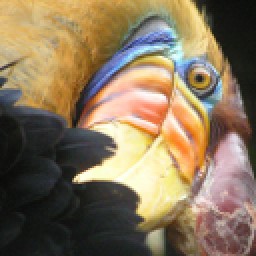
#> input picture kmeans/bird_small.png, 128 x 128 px (shown 2 times larger)
$ python image_compression.py
#> lines starting #> are read from the running program, lines starting #| are printed output that depends on the picture
import os
import numpy as np
import matplotlib.pyplot as plt
from matplotlib.animation import FuncAnimation
import matplotlib


# [119 lines left out: functions displayData, featureNormalize, plotProgresskMeans, not called in this run]


def runkMeans(X, centroids, findClosestCentroids, computeCentroids,
              max_iters=10, plot_progress=False):
    """
    Runs the K-means algorithm.

    Parameters
    ----------
    X : array_like
        The data set of size (m, n). Each row of X is a single example of n dimensions. The
        data set is a total of m examples.

    centroids : array_like
        Initial centroid location for each clusters. This is a matrix of size (K, n). K is the total
        number of clusters and n is the dimensions of each data point.

    findClosestCentroids : func
        A function (implemented by student) reference which computes the cluster assignment for
        each example.

    computeCentroids : func
        A function(implemented by student) reference which computes the centroid of each cluster.

    max_iters : int, optional
        Specifies the total number of interactions of K-Means to execute.

    plot_progress : bool, optional
        A flag that indicates if the function should also plot its progress as the learning happens.
        This is set to false by default.

    Returns
    -------
    centroids : array_like
        A (K x n) matrix of the computed (updated) centroids.
    idx : array_like
        A vector of size (m,) for cluster assignment for each example in the dataset. Each entry
        in idx is within the range [0 ... K-1].

    anim : FuncAnimation, optional
        A matplotlib animation object which can be used to embed a video within the jupyter
        notebook. This is only returned if `plot_progress` is `True`.
    """
    K = centroids.shape[0]
    idx = None
    idx_history = []
    centroid_history = []

    for i in range(max_iters):
        idx = findClosestCentroids(X, centroids)

        if plot_progress:
            idx_history.append(idx)
            centroid_history.append(centroids)

        centroids = computeCentroids(X, idx, K)

    if plot_progress:
        fig = plt.figure()
        anim = FuncAnimation(fig, plotProgresskMeans,
                             frames=max_iters,
                             interval=500,
                             repeat_delay=2,
                             fargs=(X, centroid_history, idx_history))
        return centroids, idx, anim

    return centroids, idx


def findClosestCentroids(X, centroids):
    """
    Computes the centroid memberships for every example.

    Parameters
    ----------
    X : array_like
        The dataset of size (m, n) where each row is a single example.
        That is, we have m examples each of n dimensions.

    centroids : array_like
        The k-means centroids of size (K, n). K is the number
        of clusters, and n is the the data dimension.

    Returns
    -------
    idx : array_like
        A vector of size (m, ) which holds the centroids assignment for each
        example (row) in the dataset X.

    Instructions
    ------------
    Go over every example, find its closest centroid, and store
    the index inside `idx` at the appropriate location.
    Concretely, idx[i] should contain the index of the centroid
    closest to example i. Hence, it should be a value in the
    range 0..K-1

    Note
    ----
    You can use a for-loop over the examples to compute this.
    """
    # Set K
    K = centroids.shape[0]

    # You need to return the following variables correctly.
    idx = np.zeros(X.shape[0], dtype=int)

    # ====================== YOUR CODE HERE ======================
    for i in range(X.shape[0]):
        idx[i] = np.argmin(np.sum((X[i, :] - centroids) ** 2, axis=1))
    # =============================================================
    return idx


def computeCentroids(X, idx, K):
    """
    Returns the new centroids by computing the means of the data points
    assigned to each centroid.

    Parameters
    ----------
    X : array_like
        The datset where each row is a single data point. That is, it
        is a matrix of size (m, n) where there are m datapoints each
        having n dimensions.

    idx : array_like
        A vector (size m) of centroid assignments (i.e. each entry in range [0 ... K-1])
        for each example.

    K : int
        Number of clusters

    Returns
    -------
    centroids : array_like
        A matrix of size (K, n) where each row is the mean of the data
        points assigned to it.

    Instructions
    ------------
    Go over every centroid and compute mean of all points that
    belong to it. Concretely, the row vector centroids[i, :]
    should contain the mean of the data points assigned to
    cluster i.

    Note:
    -----
    You can use a for-loop over the centroids to compute this.
    """
    # Useful variables
    m, n = X.shape
    # You need to return the following variables correctly.
    centroids = np.zeros((K, n))

    # ====================== YOUR CODE HERE ======================
    for i in range(K):
        centroids[i, :] = np.mean(X[idx == i], axis=0)
    # =============================================================
    return centroids


def kMeansInitCentroids(X, K):
    """
    This function initializes K centroids that are to be used in K-means on the dataset x.

    Parameters
    ----------
    X : array_like
        The dataset of size (m x n).

    K : int
        The number of clusters.

    Returns
    -------
    centroids : array_like
        Centroids of the clusters. This is a matrix of size (K x n).

    Instructions
    ------------
    You should set centroids to randomly chosen examples from the dataset X.
    """
    m, n = X.shape

    # ====================== YOUR CODE HERE ======================
    choice = np.random.permutation(m)[:K]
    centroids = X[choice]
    # =============================================================
    return centroids


if __name__ == '__main__':

    ####### image_compression #######
    K = 16
    max_iters = 10
    A = matplotlib.image.imread(os.path.join(os.getcwd(), 'bird_small.png'))
#> A is the input picture: shape (128, 128, 3) float32; mean R, G, B 0.531, 0.46, 0.358
    A = A / 255.
    X = A.reshape(-1, 3)
    initial_centroids = kMeansInitCentroids(X, K)
#> in kMeansInitCentroids, `centroids = X[choice]`: centroids = 16 rows, first 8: [0.00343, 0.00283, 0.00158], [0.000446, 0.000523, 0.000431], [0.00189, 0.00115, 0.000784], [0.00274, 0.00235, 0.00112], [0.00321, 0.00266, 0.00172], [0.0002, 0.000231, 0.000215], [0.00288, 0.00254, 0.0012], [0.00249, 0.00178, 0.0016]
#> initial_centroids has the same summary as centroids in kMeansInitCentroids
    centroids, idx = runkMeans(X,
                               initial_centroids,
                               findClosestCentroids,
                               computeCentroids,
                               max_iters)
#> after the loop in runkMeans, `for i in range(max_iters):`: centroid_history = []
#> centroids = 16 rows, first 8: [0.00342, 0.0028, 0.00176], [0.000738, 0.00072, 0.00069], [0.00187, 0.00137, 0.000767], [0.00257, 0.00188, 0.00089], [0.00291, 0.00243, 0.00155], [0.000288, 0.000313, 0.000272], [0.0034, 0.00226, 0.00101], [0.00222, 0.00192, 0.00178]; idx = 16384 values, max 15 at index 741, min 0 at index 0, mean 6.89
    X_recovered = centroids[idx, :].reshape(A.shape)
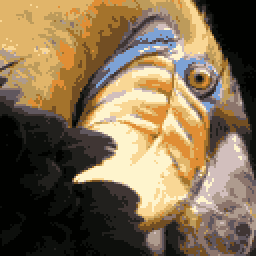
#> X_recovered: shape (128, 128, 3) float64 (shown 2 times larger); mean R, G, B 0.00208, 0.0018, 0.0014; drawn with min black and max white

    # Display the original image, rescale back by 255
    fig, ax = plt.subplots(1, 2, figsize=(6, 3))
    ax[0].imshow(A * 255)
    ax[0].set_title('Original')
    ax[0].grid(False)

    # Display compressed image, rescale back by 255
    ax[1].imshow(X_recovered * 255)
    ax[1].set_title('Compressed, with %d colors' % K)
    ax[1].grid(False)
    plt.show()
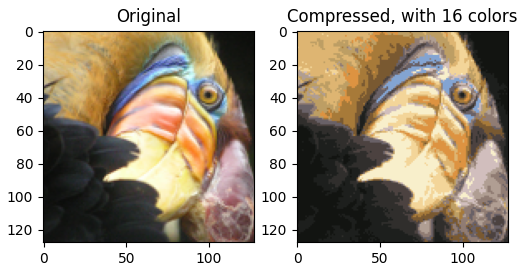
#> figure drawn by matplotlib, 2 panels
